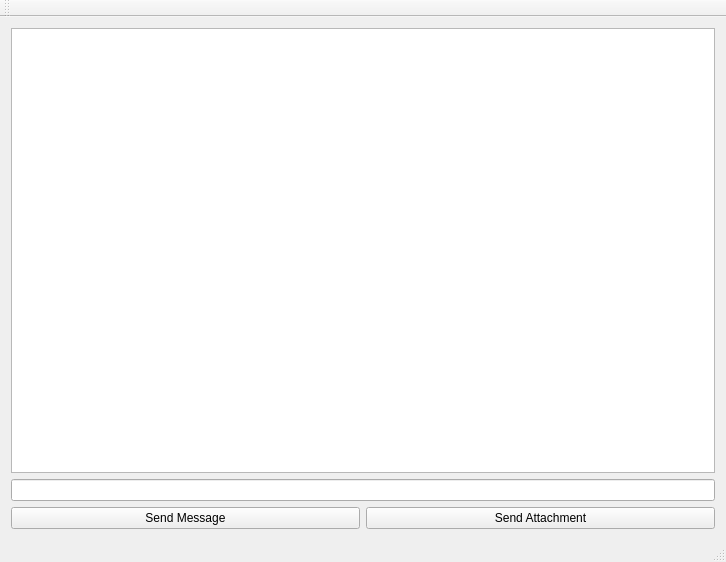
<?xml version="1.0" encoding="UTF-8"?>
<ui version="4.0">
 <class>MainWindow</class>
 <widget class="QMainWindow" name="MainWindow">
  <property name="geometry">
   <rect>
    <x>0</x>
    <y>0</y>
    <width>726</width>
    <height>562</height>
   </rect>
  </property>
  <property name="windowTitle">
   <string>QTCPClient</string>
  </property>
  <property name="styleSheet">
   <string notr="true"/>
  </property>
  <widget class="QWidget" name="centralWidget">
   <layout class="QGridLayout" name="gridLayout_2">
    <item row="0" column="0">
     <widget class="QTextBrowser" name="textBrowser_receivedMessages">
      <property name="styleSheet">
       <string notr="true"/>
      </property>
     </widget>
    </item>
    <item row="1" column="0">
     <layout class="QGridLayout" name="gridLayout">
      <item row="1" column="0">
       <widget class="QPushButton" name="btnMess">
        <property name="styleSheet">
         <string notr="true"/>
        </property>
        <property name="text">
         <string>Send Message</string>
        </property>
       </widget>
      </item>
      <item row="1" column="1">
       <widget class="QPushButton" name="btnAttach">
        <property name="styleSheet">
         <string notr="true"/>
        </property>
        <property name="text">
         <string>Send Attachment</string>
        </property>
       </widget>
      </item>
      <item row="0" column="0" colspan="2">
       <widget class="QLineEdit" name="inputMess">
        <property name="sizePolicy">
         <sizepolicy hsizetype="Expanding" vsizetype="Fixed">
          <horstretch>0</horstretch>
          <verstretch>0</verstretch>
         </sizepolicy>
        </property>
        <property name="styleSheet">
         <string notr="true"/>
        </property>
       </widget>
      </item>
     </layout>
    </item>
   </layout>
  </widget>
  <widget class="QMenuBar" name="menuBar">
   <property name="geometry">
    <rect>
     <x>0</x>
     <y>0</y>
     <width>726</width>
     <height>21</height>
    </rect>
   </property>
  </widget>
  <widget class="QToolBar" name="mainToolBar">
   <attribute name="toolBarArea">
    <enum>TopToolBarArea</enum>
   </attribute>
   <attribute name="toolBarBreak">
    <bool>false</bool>
   </attribute>
  </widget>
  <widget class="QStatusBar" name="statusBar"/>
 </widget>
 <layoutdefault spacing="6" margin="11"/>
 <resources/>
 <connections/>
</ui>
